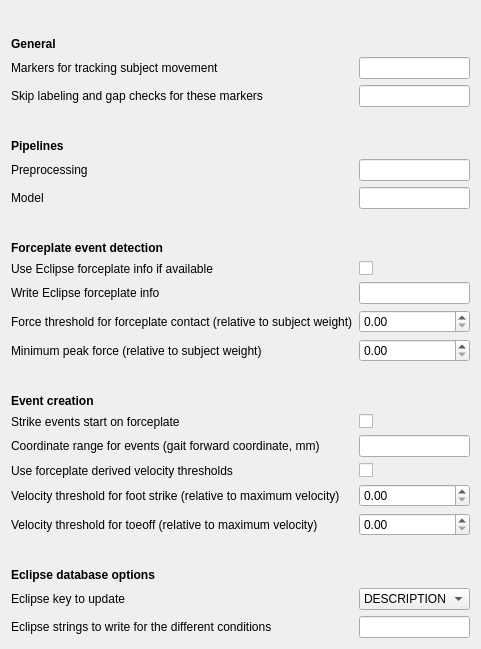
     <widget class="QWidget" name="autoproc">
      <attribute name="title">
       <string>Autoprocessing</string>
      </attribute>
      <layout class="QVBoxLayout" name="verticalLayout">
       <item>
        <layout class="QFormLayout" name="formLayout">
         <property name="labelAlignment">
          <set>Qt::AlignLeading|Qt::AlignLeft|Qt::AlignVCenter</set>
         </property>
         <property name="formAlignment">
          <set>Qt::AlignLeading|Qt::AlignLeft|Qt::AlignTop</set>
         </property>
         <item row="0" column="0">
          <spacer name="verticalSpacer">
           <property name="orientation">
            <enum>Qt::Vertical</enum>
           </property>
           <property name="sizeHint" stdset="0">
            <size>
             <width>20</width>
             <height>20</height>
            </size>
           </property>
          </spacer>
         </item>
         <item row="1" column="0">
          <widget class="QLabel" name="label_13">
           <property name="font">
            <font>
             <weight>75</weight>
             <bold>true</bold>
            </font>
           </property>
           <property name="text">
            <string>General</string>
           </property>
          </widget>
         </item>
         <item row="2" column="0">
          <widget class="QLabel" name="label_15">
           <property name="toolTip">
            <string>&lt;html&gt;&lt;head/&gt;&lt;body&gt;&lt;p&gt;Used for general tracking of subject and velocity computation. Choose reliable markers.&lt;/p&gt;&lt;/body&gt;&lt;/html&gt;</string>
           </property>
           <property name="text">
            <string>Markers for tracking subject movement</string>
           </property>
          </widget>
         </item>
         <item row="2" column="1">
          <widget class="QLineEdit" name="cfg_track_markers"/>
         </item>
         <item row="3" column="0">
          <widget class="QLabel" name="label_21">
           <property name="toolTip">
            <string>&lt;html&gt;&lt;head/&gt;&lt;body&gt;&lt;p&gt;The listed markers will not be checked for gaps and labeling errors.&lt;/p&gt;&lt;/body&gt;&lt;/html&gt;</string>
           </property>
           <property name="text">
            <string>Skip labeling and gap checks for these markers</string>
           </property>
          </widget>
         </item>
         <item row="3" column="1">
          <widget class="QLineEdit" name="cfg_ignore_markers"/>
         </item>
         <item row="4" column="0">
          <spacer name="verticalSpacer_5">
           <property name="orientation">
            <enum>Qt::Vertical</enum>
           </property>
           <property name="sizeHint" stdset="0">
            <size>
             <width>20</width>
             <height>20</height>
            </size>
           </property>
          </spacer>
         </item>
         <item row="5" column="0">
          <widget class="QLabel" name="label_16">
           <property name="font">
            <font>
             <weight>75</weight>
             <bold>true</bold>
            </font>
           </property>
           <property name="text">
            <string>Pipelines</string>
           </property>
          </widget>
         </item>
         <item row="6" column="0">
          <widget class="QLabel" name="label_17">
           <property name="toolTip">
            <string>&lt;html&gt;&lt;head/&gt;&lt;body&gt;&lt;p&gt;List of preprocessing pipelines, or a single pipeline. Should yield reconstructed, labeled and filtered marker trajectories. &lt;/p&gt;&lt;/body&gt;&lt;/html&gt;</string>
           </property>
           <property name="text">
            <string>Preprocessing</string>
           </property>
          </widget>
         </item>
         <item row="6" column="1">
          <widget class="QLineEdit" name="cfg_pre_pipelines"/>
         </item>
         <item row="7" column="0">
          <widget class="QLabel" name="label_19">
           <property name="toolTip">
            <string>&lt;html&gt;&lt;head/&gt;&lt;body&gt;&lt;p&gt;List of modeling pipelines to run after preprocessing, or a single pipeline.&lt;/p&gt;&lt;/body&gt;&lt;/html&gt;</string>
           </property>
           <property name="text">
            <string>Model</string>
           </property>
          </widget>
         </item>
         <item row="7" column="1">
          <widget class="QLineEdit" name="cfg_model_pipelines"/>
         </item>
         <item row="8" column="0">
          <spacer name="verticalSpacer_4">
           <property name="orientation">
            <enum>Qt::Vertical</enum>
           </property>
           <property name="sizeHint" stdset="0">
            <size>
             <width>20</width>
             <height>20</height>
            </size>
           </property>
          </spacer>
         </item>
         <item row="9" column="0">
          <widget class="QLabel" name="label_3">
           <property name="font">
            <font>
             <weight>75</weight>
             <bold>true</bold>
            </font>
           </property>
           <property name="text">
            <string>Forceplate event detection</string>
           </property>
          </widget>
         </item>
         <item row="10" column="0">
          <widget class="QLabel" name="label_14">
           <property name="toolTip">
            <string>&lt;html&gt;&lt;head/&gt;&lt;body&gt;&lt;p&gt;Read forceplate contact info from Eclipse fields FP1, FP2 etc. (do not use autodetection). FPx='Auto' will trigger autodetection. Note that the timing of the forceplate contact must be autodetected anyway.&lt;/p&gt;&lt;/body&gt;&lt;/html&gt;</string>
           </property>
           <property name="text">
            <string>Use Eclipse forceplate info if available</string>
           </property>
          </widget>
         </item>
         <item row="11" column="0">
          <widget class="QLabel" name="label_60">
           <property name="toolTip">
            <string>&lt;html&gt;&lt;head/&gt;&lt;body&gt;&lt;p&gt;Writes the detected forceplate contacts back into Eclipse after autodetection.&lt;/p&gt;&lt;/body&gt;&lt;/html&gt;</string>
           </property>
           <property name="text">
            <string>Write Eclipse forceplate info</string>
           </property>
          </widget>
         </item>
         <item row="12" column="0">
          <widget class="QLabel" name="label_4">
           <property name="text">
            <string>Force threshold for forceplate contact (relative to subject weight)</string>
           </property>
          </widget>
         </item>
         <item row="12" column="1">
          <widget class="QDoubleSpinBox" name="cfg_forceplate_contact_threshold">
           <property name="suffix">
            <string/>
           </property>
           <property name="maximum">
            <double>1.000000000000000</double>
           </property>
           <property name="singleStep">
            <double>0.010000000000000</double>
           </property>
          </widget>
         </item>
         <item row="13" column="0">
          <widget class="QLabel" name="label_5">
           <property name="toolTip">
            <string>&lt;html&gt;&lt;head/&gt;&lt;body&gt;&lt;p&gt;Minimun peak force for detection of forceplate contact, relative to subject weight.&lt;/p&gt;&lt;/body&gt;&lt;/html&gt;</string>
           </property>
           <property name="text">
            <string>Minimum peak force (relative to subject weight)</string>
           </property>
          </widget>
         </item>
         <item row="13" column="1">
          <widget class="QDoubleSpinBox" name="cfg_forceplate_min_weight">
           <property name="suffix">
            <string/>
           </property>
           <property name="maximum">
            <double>1.000000000000000</double>
           </property>
           <property name="singleStep">
            <double>0.010000000000000</double>
           </property>
          </widget>
         </item>
         <item row="14" column="0">
          <spacer name="verticalSpacer_2">
           <property name="orientation">
            <enum>Qt::Vertical</enum>
           </property>
           <property name="sizeHint" stdset="0">
            <size>
             <width>20</width>
             <height>20</height>
            </size>
           </property>
          </spacer>
         </item>
         <item row="15" column="0">
          <widget class="QLabel" name="label_10">
           <property name="font">
            <font>
             <weight>75</weight>
             <bold>true</bold>
            </font>
           </property>
           <property name="text">
            <string>Event creation</string>
           </property>
          </widget>
         </item>
         <item row="16" column="0">
          <widget class="QLabel" name="label_6">
           <property name="toolTip">
            <string>&lt;html&gt;&lt;head/&gt;&lt;body&gt;&lt;p&gt;Start marking foot strike events from the first forceplate contact.&lt;/p&gt;&lt;/body&gt;&lt;/html&gt;</string>
           </property>
           <property name="text">
            <string>Strike events start on forceplate</string>
           </property>
          </widget>
         </item>
         <item row="16" column="1">
          <widget class="QCheckBox" name="cfg_start_on_forceplate">
           <property name="text">
            <string/>
           </property>
          </widget>
         </item>
         <item row="17" column="0">
          <widget class="QLabel" name="label_2">
           <property name="toolTip">
            <string>&lt;html&gt;&lt;head/&gt;&lt;body&gt;&lt;p&gt;Limit events to the given range. The values refer to the principal forward direction of gait, i.e. dimension of largest variance in the trial, which is usually the major axis of the lab.&lt;/p&gt;&lt;/body&gt;&lt;/html&gt;</string>
           </property>
           <property name="text">
            <string>Coordinate range for events (gait forward coordinate, mm)</string>
           </property>
          </widget>
         </item>
         <item row="17" column="1">
          <widget class="QLineEdit" name="cfg_events_range"/>
         </item>
         <item row="21" column="0">
          <spacer name="verticalSpacer_3">
           <property name="orientation">
            <enum>Qt::Vertical</enum>
           </property>
           <property name="sizeHint" stdset="0">
            <size>
             <width>20</width>
             <height>20</height>
            </size>
           </property>
          </spacer>
         </item>
         <item row="22" column="0">
          <widget class="QLabel" name="label_11">
           <property name="font">
            <font>
             <weight>75</weight>
             <bold>true</bold>
            </font>
           </property>
           <property name="text">
            <string>Eclipse database options</string>
           </property>
          </widget>
         </item>
         <item row="23" column="0">
          <widget class="QLabel" name="label_12">
           <property name="toolTip">
            <string>&lt;html&gt;&lt;head/&gt;&lt;body&gt;&lt;p&gt;Which Eclipse key to update with processing info.&lt;/p&gt;&lt;/body&gt;&lt;/html&gt;</string>
           </property>
           <property name="text">
            <string>Eclipse key to update</string>
           </property>
          </widget>
         </item>
         <item row="23" column="1">
          <widget class="QComboBox" name="cfg_eclipse_write_key">
           <item>
            <property name="text">
             <string>DESCRIPTION</string>
            </property>
           </item>
           <item>
            <property name="text">
             <string>NOTES</string>
            </property>
           </item>
           <item>
            <property name="text">
             <string>None</string>
            </property>
           </item>
          </widget>
         </item>
         <item row="24" column="0">
          <widget class="QLabel" name="label_20">
           <property name="toolTip">
            <string>&lt;html&gt;&lt;head/&gt;&lt;body&gt;&lt;p&gt;Determines how to write the processing info.&lt;/p&gt;&lt;/body&gt;&lt;/html&gt;</string>
           </property>
           <property name="text">
            <string>Eclipse strings to write for the different conditions</string>
           </property>
          </widget>
         </item>
         <item row="24" column="1">
          <widget class="QLineEdit" name="cfg_enf_descriptions"/>
         </item>
         <item row="10" column="1">
          <widget class="QCheckBox" name="cfg_use_eclipse_fp_info">
           <property name="text">
            <string/>
           </property>
          </widget>
         </item>
         <item row="11" column="1">
          <widget class="QLineEdit" name="cfg_write_eclipse_fp_info"/>
         </item>
         <item row="18" column="0">
          <widget class="QLabel" name="label_67">
           <property name="text">
            <string>Use forceplate derived velocity thresholds</string>
           </property>
          </widget>
         </item>
         <item row="18" column="1">
          <widget class="QCheckBox" name="cfg_use_fp_vel_thresholds">
           <property name="text">
            <string/>
           </property>
          </widget>
         </item>
         <item row="19" column="0">
          <widget class="QLabel" name="label_68">
           <property name="text">
            <string>Velocity threshold for foot strike (relative to maximum velocity)</string>
           </property>
          </widget>
         </item>
         <item row="20" column="0">
          <widget class="QLabel" name="label_69">
           <property name="text">
            <string>Velocity threshold for toeoff (relative to maximum velocity)</string>
           </property>
          </widget>
         </item>
         <item row="19" column="1">
          <widget class="QDoubleSpinBox" name="cfg_strike_vel_threshold">
           <property name="suffix">
            <string/>
           </property>
           <property name="maximum">
            <double>1.000000000000000</double>
           </property>
           <property name="singleStep">
            <double>0.010000000000000</double>
           </property>
          </widget>
         </item>
         <item row="20" column="1">
          <widget class="QDoubleSpinBox" name="cfg_toeoff_vel_threshold">
           <property name="suffix">
            <string/>
           </property>
           <property name="maximum">
            <double>1.000000000000000</double>
           </property>
           <property name="singleStep">
            <double>0.010000000000000</double>
           </property>
          </widget>
         </item>
        </layout>
       </item>
      </layout>
     </widget>
